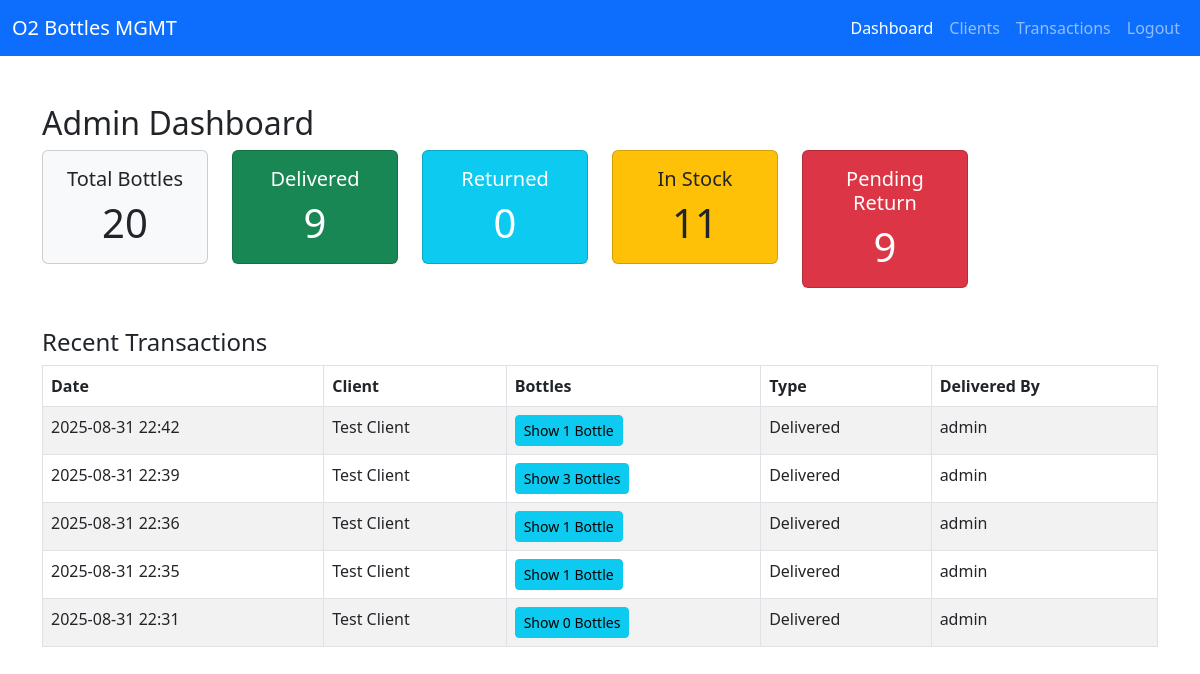
Screenshot of /admin-dashboard/ with the database file from the repository.
### bottle_MGMT/models.py (models this page shows, shortened)
class Transaction(models.Model):
    TRANSACTION_TYPE = [
        ('delivered', 'Delivered'),
        ('returned', 'Returned'),
    ]
    bottles = models.ManyToManyField(Bottle)
    client = models.ForeignKey(Client, on_delete=models.CASCADE)
    date = models.DateTimeField(default=timezone.now, help_text="Date and time of the transaction")
    custom_date = models.DateTimeField(null=True, blank=True, help_text="Optional custom date for the transaction. If not provided, current date/time will be used.")
    delivered_by = models.ForeignKey(User, on_delete=models.SET_NULL, null=True)
    transaction_type = models.CharField(max_length=10, choices=TRANSACTION_TYPE)
    billed = models.BooleanField(default=False)  # Track if this transaction has been billed

class Client(models.Model):
    ROLE_CHOICES = [
        ('customer', 'Customer'),
        ('admin', 'Admin'),
    ]
    name = models.CharField(max_length=100)
    contact = models.CharField(max_length=10)
    alt_contact = models.CharField(max_length=10, blank=True, null=True)
    email = models.EmailField()
    address = models.TextField()
    company_name = models.CharField(max_length=150, blank=True, null=True)
    gst_number = models.CharField(max_length=20, blank=True, null=True)
    role = models.CharField(max_length=10, choices=ROLE_CHOICES, default='customer')
    owner_gst = models.CharField(max_length=20, blank=True, null=True)
    bank_account = models.CharField(max_length=50, blank=True, null=True)
    card = models.CharField(max_length=50, blank=True, null=True)
    account_holder = models.CharField(max_length=100, blank=True, null=True)
    account_number = models.CharField(max_length=30, blank=True, null=True)
    ifsc = models.CharField(max_length=15, blank=True, null=True)
    branch = models.CharField(max_length=100, blank=True, null=True)
    account_type = models.CharField(max_length=20, blank=True, null=True)
    mmid = models.CharField(max_length=20, blank=True, null=True)
    vpa = models.CharField("Virtual Payment Address", max_length=100, blank=True, null=True)
    upi_number = models.CharField(max_length=15, blank=True, null=True)
    upi_qr = models.ImageField(upload_to="upi_qr/", blank=True, null=True)

### bottle_MGMT/views.py (the view)
# urls.py: path('admin-dashboard/', views.admin_dashboard, name='admin_dashboard'),
def admin_dashboard(request):
    total_bottles = Bottle.objects.count()
    delivered = Bottle.objects.filter(status='delivered').count()
    returned = Bottle.objects.filter(status='returned').count()
    in_stock = Bottle.objects.filter(status='in_stock').count()
    pending = delivered  # Bottles delivered but not yet returned
    recent_transactions = Transaction.objects.order_by('-date')[:5]
    return render(request, 'admin_dashboard.html', {
        'total_bottles': total_bottles,
        'delivered': delivered,
        'returned': returned,
        'in_stock': in_stock,
        'pending': pending,
        'recent_transactions': recent_transactions,
    })

### templates/admin_dashboard.html (shortened to what this page needs)
{% extends "base.html" %}
{% block content %}
<h2>Admin Dashboard</h2>
<div class="row text-center mb-4">
    <div class="col-md-2 col-6">
        <div class="card bg-light mb-3">
            <div class="card-body">
                <h5 class="card-title">Total Bottles</h5>
                <p class="card-text display-6">{{ total_bottles }}</p>
            </div>
        </div>
    </div>
    <div class="col-md-2 col-6">
        <div class="card bg-success text-white mb-3">
            <div class="card-body">
                <h5 class="card-title">Delivered</h5>
                <p class="card-text display-6">{{ delivered }}</p>
            </div>
        </div>
    </div>
    <div class="col-md-2 col-6">
        <div class="card bg-info text-white mb-3">
            <div class="card-body">
                <h5 class="card-title">Returned</h5>
                <p class="card-text display-6">{{ returned }}</p>
            </div>
        </div>
    </div>
    <div class="col-md-2 col-6">
        <div class="card bg-warning text-dark mb-3">
            <div class="card-body">
                <h5 class="card-title">In Stock</h5>
                <p class="card-text display-6">{{ in_stock }}</p>
            </div>
        </div>
    </div>
    <div class="col-md-2 col-6">
        <div class="card bg-danger text-white mb-3">
            <div class="card-body">
                <h5 class="card-title">Pending Return</h5>
                <p class="card-text display-6">{{ pending }}</p>
            </div>
        </div>
    </div>
</div>
<h4>Recent Transactions</h4>
<table class="table table-bordered table-striped">
    <thead>
        <tr>
            <th>Date</th>
            <th>Client</th>
            <th>Bottles</th>
            <th>Type</th>
            <th>Delivered By</th>
        </tr>
    </thead>
    <tbody>
        {% for t in recent_transactions %}
        <tr>
            <td>{{ t.date|date:'Y-m-d H:i' }}</td>
            <td>{{ t.client.name }}</td>
            <td>
                {% with t.bottles.count as bottle_count %}
                <button type="button" class="btn btn-sm btn-info" data-bs-toggle="modal" data-bs-target="#bottlesModal{{ t.id }}">
                    Show {{ bottle_count }} Bottle{% if bottle_count != 1 %}s{% endif %}
                </button>
                {% endwith %}
            </td>
            <td>{{ t.get_transaction_type_display }}</td>
            <td>{{ t.delivered_by.username }}</td>
        </tr>
        {% empty %}
        <tr>
            <td colspan="6" class="text-center">No recent transactions.</td>
        </tr>
        {% endfor %}
    </tbody>
</table>
{% endblock %}

### rows the page displays
Transaction: date "2025-08-31 22:42", client.name "Test Client", bottles.count "1", transaction_type "Delivered", delivered_by.username "admin"
Transaction: date "2025-08-31 22:39", client.name "Test Client", bottles.count "3", transaction_type "Delivered", delivered_by.username "admin"
Transaction: date "2025-08-31 22:36", client.name "Test Client", bottles.count "1", transaction_type "Delivered", delivered_by.username "admin"
Transaction: date "2025-08-31 22:35", client.name "Test Client", bottles.count "1", transaction_type "Delivered", delivered_by.username "admin"
Transaction: date "2025-08-31 22:31", client.name "Test Client", bottles.count "0", transaction_type "Delivered", delivered_by.username "admin"

### other values shown
{{ total_bottles }} "20"
{{ delivered }} "9"
{{ returned }} "0"
{{ in_stock }} "11"
{{ pending }} "9"
